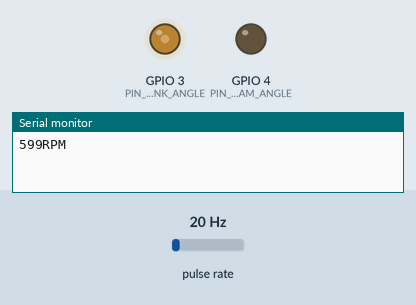
Simulated run of this program. Board: ESP32. On the bench: output pins drawn as LEDs (lit = HIGH), the last lines printed to the serial monitor. Wiring (inferred from the names in the program): pulse sensor: data GPIO 5. The test bench sets the inputs (shaded band); at power-on: pulse rate 20 Hz.

Above: at 1.2 s.
1.3 s: pulse rate (sensor on GPIO 5) set to 4 Hz
At 1.57 s:
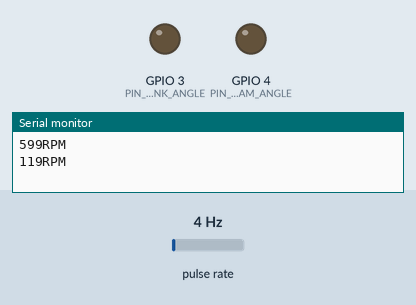
At 2.53 s:
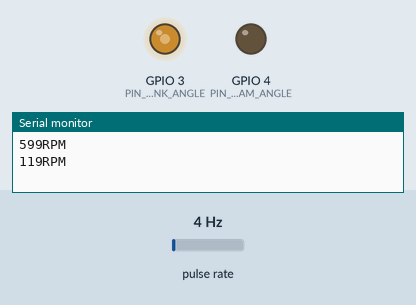
4.3 s: pulse rate (sensor on GPIO 5) set to 50 Hz
7.3 s: pulse rate (sensor on GPIO 5) set to 100 Hz
At 7.47 s:
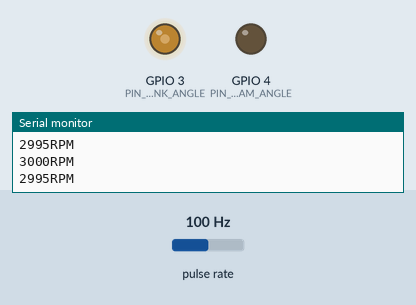
Timing chart, 0 to 16.1 s (numbered marks = the images above; inputs shaded):
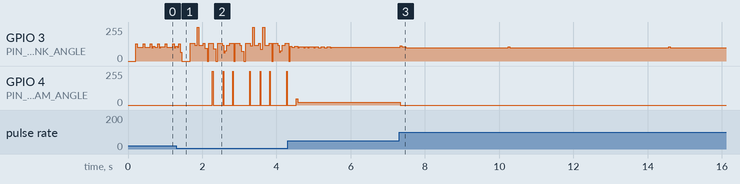

The program:

main.cpp
```cpp
#include <Arduino.h>

#define PIN_OUTPUT_CRANK_ANGLE D2  // Change to your actual GPIO
#define PIN_OUTPUT_CAM_ANGLE D3    // Change to your actual GPIO
#define PIN_INPUT_INJECTOR_PULSE D4 // Change to your actual GPIO

const int SIGNAL_STOPPED = -1;

volatile unsigned long lastPulseTime = 0;
volatile unsigned long pulsePeriod = 0;
volatile unsigned long pulseCount = 0;

portMUX_TYPE timerMux = portMUX_INITIALIZER_UNLOCKED;

void IRAM_ATTR injectorPulseISR();

const uint8_t CRANK_PULSE_POSITIONS[72] = {
  HIGH, LOW,
  LOW, LOW, LOW, LOW,
  HIGH, LOW, HIGH, LOW, HIGH, LOW, HIGH, LOW, HIGH, LOW, HIGH, LOW, HIGH, LOW, HIGH, LOW, HIGH, LOW, HIGH, LOW, HIGH, LOW, HIGH, LOW, HIGH, LOW, HIGH, LOW,
  LOW, LOW, LOW, LOW,
  HIGH, LOW, HIGH, LOW, HIGH, LOW, HIGH, LOW, HIGH, LOW, HIGH, LOW, HIGH, LOW, HIGH, LOW, HIGH, LOW, HIGH, LOW, HIGH, LOW, HIGH, LOW, HIGH, LOW, HIGH, LOW, HIGH, LOW,
  LOW, LOW, LOW, LOW
};

const uint8_t CAM_PULSE_POSITIONS[144] = {
  HIGH, LOW,
  LOW, LOW, LOW, LOW,
  LOW, LOW, LOW, LOW, LOW, LOW, LOW, LOW, LOW, LOW, LOW, LOW, LOW, LOW, LOW, LOW, LOW, LOW, LOW, LOW, LOW, LOW, LOW, LOW, LOW, HIGH, HIGH, LOW,
  LOW, LOW, LOW, LOW,
  HIGH, LOW, LOW, LOW, LOW, LOW, LOW, LOW, LOW, LOW, LOW, LOW, LOW, LOW, LOW, LOW, LOW, LOW, LOW, LOW, LOW, LOW, LOW, LOW, LOW, LOW, LOW, LOW, LOW, LOW,
  LOW, LOW, LOW, HIGH,

  HIGH, LOW,
  LOW, LOW, LOW, LOW,
  LOW, LOW, LOW, LOW, LOW, LOW, LOW, LOW, LOW, LOW, LOW, LOW, LOW, LOW, LOW, LOW, LOW, LOW, LOW, LOW, LOW, LOW, LOW, LOW, LOW, LOW, LOW, LOW,
  LOW, HIGH, HIGH, LOW,
  LOW, LOW, LOW, LOW, LOW, LOW, LOW, LOW, LOW, LOW, LOW, LOW, LOW, LOW, LOW, LOW, LOW, LOW, LOW, LOW, LOW, LOW, LOW, LOW, LOW, LOW, LOW, LOW, LOW, HIGH,
  HIGH, LOW, LOW, LOW
};

void setup() {
  Serial.begin(115200);

  pinMode(PIN_INPUT_INJECTOR_PULSE, INPUT);
  pinMode(PIN_OUTPUT_CRANK_ANGLE, OUTPUT);
  pinMode(PIN_OUTPUT_CAM_ANGLE, OUTPUT);

  digitalWrite(PIN_OUTPUT_CRANK_ANGLE, LOW);
  digitalWrite(PIN_OUTPUT_CAM_ANGLE, LOW);

  attachInterrupt(digitalPinToInterrupt(PIN_INPUT_INJECTOR_PULSE), injectorPulseISR, CHANGE);
}

void loop() {
  static long injectorLastPeriod = 0;
  static ulong injectorLastPulseCount = 0;

  portENTER_CRITICAL(&timerMux);
  unsigned long injectorPeriod = pulsePeriod;
  unsigned long injectorPulseCount = pulseCount;
  portEXIT_CRITICAL(&timerMux);

  static long signalPeriod = 0;
  static ulong signalLastSet = 0;

  static int crankSignalPosition = SIGNAL_STOPPED;
  static int camSignalPosition = SIGNAL_STOPPED;


  if (injectorPeriod != injectorLastPeriod) {
    injectorLastPeriod = injectorPeriod;

    if (injectorPeriod > 0) {
      ulong rpms = (60 * 1000000) / (injectorPeriod * 2);
      Serial.print(rpms);
      Serial.println("RPM");
    }

    signalPeriod = (injectorPeriod * 2) / 72;
  }

  if (injectorPulseCount != injectorLastPulseCount) {
    if (injectorPulseCount % 2 == 0) { // Reset crank signal position after 2 injector pulses (1 revolution)
      crankSignalPosition = 0;
    }
    if (injectorPulseCount % 4 == 0) {  // Reset cam signal position after 4 injector pulses (2 revolutions)
      camSignalPosition = 0;
    }
    injectorLastPulseCount = injectorPulseCount;
  }

  ulong now = micros();

  if (now - signalLastSet >= signalPeriod) {
    if (crankSignalPosition > SIGNAL_STOPPED) {
      digitalWrite(PIN_OUTPUT_CRANK_ANGLE, CRANK_PULSE_POSITIONS[crankSignalPosition]);
      crankSignalPosition = crankSignalPosition < 71 ? crankSignalPosition + 1 : SIGNAL_STOPPED; // Reset after 36 counts
    }

    if (camSignalPosition > SIGNAL_STOPPED) {
      digitalWrite(PIN_OUTPUT_CAM_ANGLE, CAM_PULSE_POSITIONS[camSignalPosition]);
      camSignalPosition = camSignalPosition < 143 ? camSignalPosition + 1 : SIGNAL_STOPPED; // Reset after 72 counts
    }

    signalLastSet = now;
  }
}

void IRAM_ATTR injectorPulseISR() {
  static bool lastState = LOW;
  bool state = digitalRead(PIN_INPUT_INJECTOR_PULSE);
  if (state == HIGH && lastState == LOW) { // Rising edge
    unsigned long now = micros();
    if (lastPulseTime != 0) {
      pulsePeriod = now - lastPulseTime;
      pulseCount++;
    }
    lastPulseTime = now;
  }
  lastState = state;
}
```

Measured:
- after the input at 1.3 s, GPIO 4 (PIN_OUTPUT_CAM_ANGLE): 0/255 → 255/255 after 0.98 s, then repeats every 1.0 s: 0/255 0.27 s, 255/255 0.01 s, 0/255 0.24 s, 255/255 0.02 s, 0/255 0.44 s, 255/255 0.01 s
- after the input at 7.3 s, GPIO 3 (PIN_OUTPUT_CRANK_ANGLE): 105/255 → 106/255 at once, → 100/255 0.16 s later, → 101/255 2.8 s later; GPIO 4 (PIN_OUTPUT_CAM_ANGLE): 19/255 → 0/255 at once
